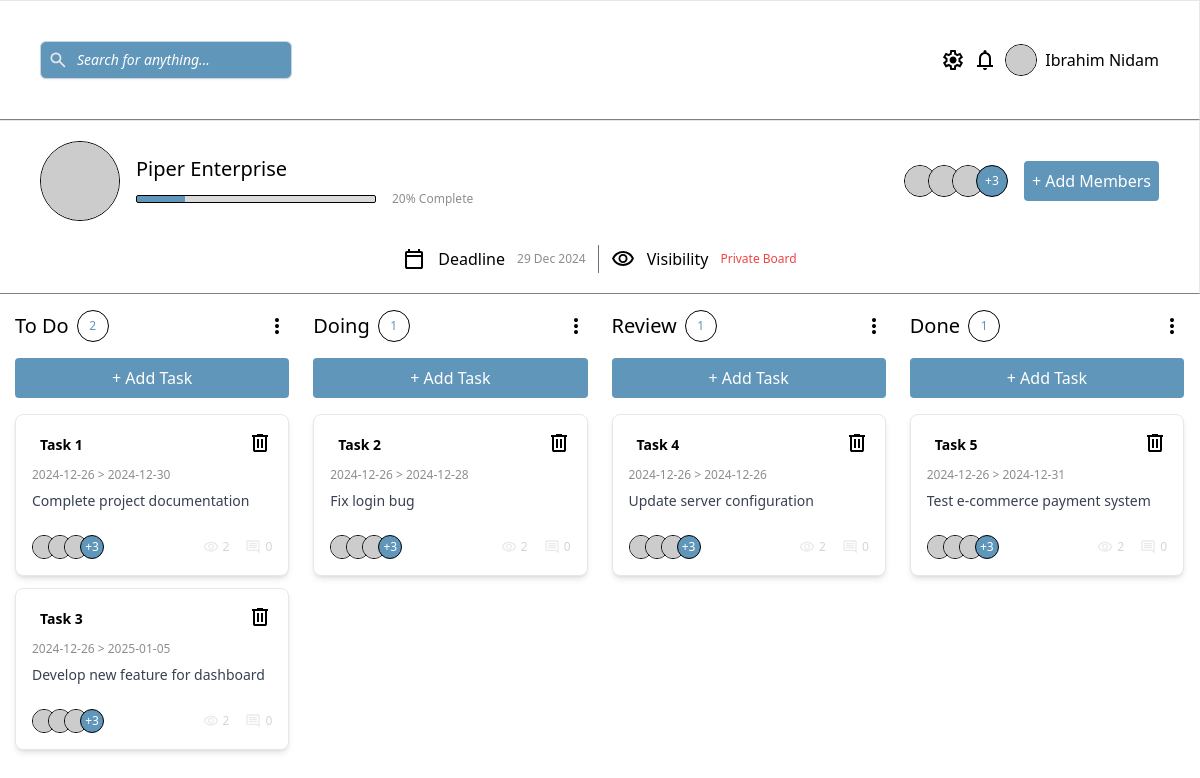
The page / on the database its author committed.
### tables this page shows
CREATE TABLE IF NOT EXISTS tasks (
  id INT AUTO_INCREMENT PRIMARY KEY,
  title VARCHAR(16) NOT NULL,
  description VARCHAR(100),
  due_datetime DATETIME, 
  priority ENUM('High', 'Medium', 'Low') NOT NULL,
  status ENUM('To Do', 'Doing', 'Review', 'Done') NOT NULL DEFAULT 'To Do',
  created_at TIMESTAMP DEFAULT CURRENT_TIMESTAMP,
  updated_at TIMESTAMP DEFAULT CURRENT_TIMESTAMP ON UPDATE CURRENT_TIMESTAMP
);

### view/kanban.php (the view, shortened to what the rows shown need)
<?php include("sections/header.php") ?>
<section id="kanban" class="min-h-screen p-4 grid grid-cols-1 sm:grid-cols-2 lg:grid-cols-4 gap-6 justify-items-center sm:justify-items-stretch">
  <div id="todo" class="flex flex-col gap-4 w-full max-w-[320px] sm:w-full sm:max-w-full h-full">
    <article id="todo-card-article" class="flex flex-col gap-3 flex-1 w-full">
    <?php $doingtasks = array(); foreach ($tasks as $task){ if($task["status"] == 'To Do'){ $doingtasks[] = $task;}} ?>
    <?php if (!empty($doingtasks)): ?>
      <?php foreach ($doingtasks as $doing): ?>
        <div class="dragNdrop cursor-pointer max-w-sm p-4 bg-white rounded-lg shadow-md border border-gray-200">
            <div class="flex justify-between items-start mb-2">
              <span class="${priority_Class_color} text-sm font-semibold px-2 py-1 rounded-md"><?= $doing["title"] ?></span>
              <a href="?action=delete&id=<?= $doing['id'] ?>">
                <img src="assets/src/images/icons/trash.svg" alt="" class="trash-icon text-black cursor-pointer">
              </a>
            </div>
            <p class="text-greyText text-xs mb-2"><?= date('Y-m-d', strtotime($doing['created_at'])) . " > " . date('Y-m-d', strtotime($doing['due_datetime'])) ?></p>
            <p class="text-sm text-ellipsis overflow-hidden text-gray-700 mb-4"><?= $doing['description']?></p>
        <div class="flex justify-between items-center pt-2">
          <div class="flex items-center">
            <div class="flex -space-x-2">
              <img src="https://picsum.photos/100" alt="" class="w-6 h-6 rounded-full border border-black">
              <img src="https://picsum.photos/100" alt="" class="w-6 h-6 rounded-full border border-black">
              <img src="https://picsum.photos/100" alt="" class="w-6 h-6 rounded-full border border-black">
              <div class="cursor-pointer rounded-full border border-black w-6 h-6 bg-lightModeMain text-white flex items-center justify-center text-xs">+3</div>
            </div>
          </div>
            <div class="flex items-center gap-4 text-gray-300 text-xs">
                <div class="flex items-center">
                    <img src="assets/src/images/icons/eye visibility.svg" alt="eye icon" class="w-4 h-4 mr-1" />
                    <span>2</span>
                  </div>
                  <div class="flex items-center">
                    <img src="assets/src/images/icons/comment.svg" alt="comment icon" class="w-4 h-4 mr-1" />
                    <span>0</span>
                  </div>
                </div>
              </div>
            </div>
            <?php endforeach; ?>
            <?php else: ?>
              <div class="place-holder p-6 bg-white rounded-lg shadow-md border border-gray-200 w-full">
               No Task Yet
              </div>
            <?php endif; ?>
    </article>
  </div>
  <div id="doing" class="flex flex-col gap-4 w-full max-w-[320px] sm:w-full sm:max-w-full h-full">
    <article id="doing-card-article" class="flex flex-col gap-3 flex-1 w-full">
    <?php $doingtasks = array(); foreach ($tasks as $task){ if($task["status"] == 'Doing'){ $doingtasks[] = $task;}} ?>
    <?php if (!empty($doingtasks)): ?>
      <?php foreach ($doingtasks as $doing): ?>
        <div class="dragNdrop cursor-pointer max-w-sm p-4 bg-white rounded-lg shadow-md border border-gray-200">
            <div class="flex justify-between items-start mb-2">
              <span class="${priority_Class_color} text-sm font-semibold px-2 py-1 rounded-md"><?= $doing["title"] ?></span>
              <a href="?action=delete&id=<?= $doing['id'] ?>">
                <img src="assets/src/images/icons/trash.svg" alt="" class="trash-icon text-black cursor-pointer">
              </a>
            </div>
            <p class="text-greyText text-xs mb-2"><?= date('Y-m-d', strtotime($doing['created_at'])) . " > " . date('Y-m-d', strtotime($doing['due_datetime'])) ?></p>
            <p class="text-sm text-ellipsis overflow-hidden text-gray-700 mb-4"><?= $doing['description']?></p>
        <div class="flex justify-between items-center pt-2">
          <div class="flex items-center">
            <div class="flex -space-x-2">
              <img src="https://picsum.photos/100" alt="" class="w-6 h-6 rounded-full border border-black">
              <img src="https://picsum.photos/100" alt="" class="w-6 h-6 rounded-full border border-black">
              <img src="https://picsum.photos/100" alt="" class="w-6 h-6 rounded-full border border-black">
              <div class="cursor-pointer rounded-full border border-black w-6 h-6 bg-lightModeMain text-white flex items-center justify-center text-xs">+3</div>
            </div>
          </div>
            <div class="flex items-center gap-4 text-gray-300 text-xs">
                <div class="flex items-center">
                    <img src="assets/src/images/icons/eye visibility.svg" alt="eye icon" class="w-4 h-4 mr-1" />
                    <span>2</span>
                  </div>
                  <div class="flex items-center">
                    <img src="assets/src/images/icons/comment.svg" alt="comment icon" class="w-4 h-4 mr-1" />
                    <span>0</span>
                  </div>
                </div>
              </div>
            </div>
            <?php endforeach; ?>
            <?php else: ?>
              <div class="place-holder p-6 bg-white rounded-lg shadow-md border border-gray-200 w-full">
               No Task Yet
              </div>
            <?php endif; ?>
    </article>
  </div>
  <div id="review" class="flex flex-col gap-4 w-full max-w-[320px] sm:w-full sm:max-w-full h-full">
    <article id="review-card-article" class="flex flex-col gap-3 flex-1 w-full">
    <?php $doingtasks = array(); foreach ($tasks as $task){ if($task["status"] == 'Review'){ $doingtasks[] = $task;}} ?>
    <?php if (!empty($doingtasks)): ?>
      <?php foreach ($doingtasks as $doing): ?>
        <div class="dragNdrop cursor-pointer max-w-sm p-4 bg-white rounded-lg shadow-md border border-gray-200">
            <div class="flex justify-between items-start mb-2">
              <span class="${priority_Class_color} text-sm font-semibold px-2 py-1 rounded-md"><?= $doing["title"] ?></span>
              <a href="?action=delete&id=<?= $doing['id'] ?>">
                <img src="assets/src/images/icons/trash.svg" alt="" class="trash-icon text-black cursor-pointer">
              </a>
            </div>
            <p class="text-greyText text-xs mb-2"><?= date('Y-m-d', strtotime($doing['created_at'])) . " > " . date('Y-m-d', strtotime($doing['due_datetime'])) ?></p>
            <p class="text-sm text-ellipsis overflow-hidden text-gray-700 mb-4"><?= $doing['description']?></p>
        <div class="flex justify-between items-center pt-2">
          <div class="flex items-center">
            <div class="flex -space-x-2">
              <img src="https://picsum.photos/100" alt="" class="w-6 h-6 rounded-full border border-black">
              <img src="https://picsum.photos/100" alt="" class="w-6 h-6 rounded-full border border-black">
              <img src="https://picsum.photos/100" alt="" class="w-6 h-6 rounded-full border border-black">
              <div class="cursor-pointer rounded-full border border-black w-6 h-6 bg-lightModeMain text-white flex items-center justify-center text-xs">+3</div>
            </div>
          </div>
            <div class="flex items-center gap-4 text-gray-300 text-xs">
                <div class="flex items-center">
                    <img src="assets/src/images/icons/eye visibility.svg" alt="eye icon" class="w-4 h-4 mr-1" />
                    <span>2</span>
                  </div>
                  <div class="flex items-center">
                    <img src="assets/src/images/icons/comment.svg" alt="comment icon" class="w-4 h-4 mr-1" />
                    <span>0</span>
                  </div>
                </div>
              </div>
            </div>
            <?php endforeach; ?>
            <?php else: ?>
              <div class="place-holder p-6 bg-white rounded-lg shadow-md border border-gray-200 w-full">
               No Task Yet
              </div>
            <?php endif; ?>
    </article>
  </div>
  <div id="done" class="flex flex-col gap-4 w-full max-w-[320px] sm:w-full sm:max-w-full h-full">
    <article id="done-card-article" class="flex flex-col gap-3 flex-1 w-full">
    <?php $doingtasks = array(); foreach ($tasks as $task){ if($task["status"] == 'Done'){ $doingtasks[] = $task;}} ?>
    <?php if (!empty($doingtasks)): ?>
      <?php foreach ($doingtasks as $doing): ?>
        <div class="dragNdrop cursor-pointer max-w-sm p-4 bg-white rounded-lg shadow-md border border-gray-200">
            <div class="flex justify-between items-start mb-2">
              <span class="${priority_Class_color} text-sm font-semibold px-2 py-1 rounded-md"><?= $doing["title"] ?></span>
              <a href="?action=delete&id=<?= $doing['id'] ?>">
                <img src="assets/src/images/icons/trash.svg" alt="" class="trash-icon text-black cursor-pointer">
              </a>
            </div>
            <p class="text-greyText text-xs mb-2"><?= date('Y-m-d', strtotime($doing['created_at'])) . " > " . date('Y-m-d', strtotime($doing['due_datetime'])) ?></p>
            <p class="text-sm text-ellipsis overflow-hidden text-gray-700 mb-4"><?= $doing['description']?></p>
        <div class="flex justify-between items-center pt-2">
          <div class="flex items-center">
            <div class="flex -space-x-2">
              <img src="https://picsum.photos/100" alt="" class="w-6 h-6 rounded-full border border-black">
              <img src="https://picsum.photos/100" alt="" class="w-6 h-6 rounded-full border border-black">
              <img src="https://picsum.photos/100" alt="" class="w-6 h-6 rounded-full border border-black">
              <div class="cursor-pointer rounded-full border border-black w-6 h-6 bg-lightModeMain text-white flex items-center justify-center text-xs">+3</div>
            </div>
          </div>
            <div class="flex items-center gap-4 text-gray-300 text-xs">
                <div class="flex items-center">
                    <img src="assets/src/images/icons/eye visibility.svg" alt="eye icon" class="w-4 h-4 mr-1" />
                    <span>2</span>
                  </div>
                  <div class="flex items-center">
                    <img src="assets/src/images/icons/comment.svg" alt="comment icon" class="w-4 h-4 mr-1" />
                    <span>0</span>
                  </div>
                </div>
              </div>
            </div>
            <?php endforeach; ?>
            <?php else: ?>
              <div class="place-holder p-6 bg-white rounded-lg shadow-md border border-gray-200 w-full">
               No Task Yet
              </div>
            <?php endif; ?>
    </article>
  </div>
</section>
<?php include("sections/footer.php") ?>

### rows shown on the page
tasks: title "Task 1", created_at "2024-12-26", due_datetime "2024-12-30", description "Complete project documentation"
tasks: title "Task 3", created_at "2024-12-26", due_datetime "2025-01-05", description "Develop new feature for dashboard"
tasks: title "Task 2", created_at "2024-12-26", due_datetime "2024-12-28", description "Fix login bug"
tasks: title "Task 4", created_at "2024-12-26", due_datetime "2024-12-26", description "Update server configuration"
tasks: title "Task 5", created_at "2024-12-26", due_datetime "2024-12-31", description "Test e-commerce payment system"

### other values the page prints
$completionPercentage "20"
count(array_filter($tasks, fn($task) => $task['status'] === 'To Do')) "2"
count(array_filter($tasks, fn($task) => $task['status'] === 'Doing')) "1"
count(array_filter($tasks, fn($task) => $task['status'] === 'Review')) "1"
count(array_filter($tasks, fn($task) => $task['status'] === 'Done')) "1"
